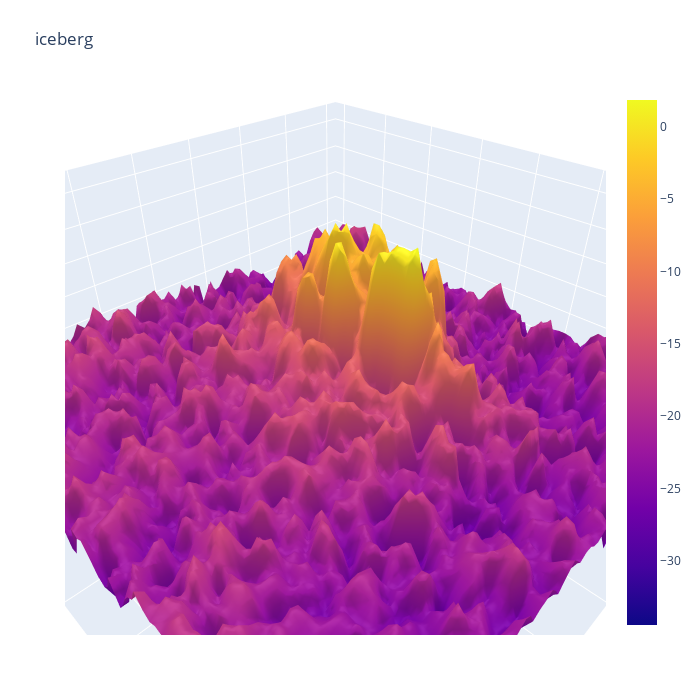

Here is the notebook cell this chart was saved with:
### Code cell
import plotly.offline as py
import plotly.graph_objs as go
py.init_notebook_mode(connected=True)
def plotmy3d(c, name):
    data = [
        go.Surface(
            z=c
        )
    ]
    layout = go.Layout(
        title=name, 
        autosize=False,
        width=700, 
        height=700,
        margin=dict(
            l=65,
            r=50, 
            b=65,
            t=90
        )
    )
    fig = go.Figure(data=data, layout=layout)
    py.iplot(fig)
plotmy3d(X_band_1[12,:,:],'iceberg')

### Figure 1 — Plotly figure (JSON) as saved in the notebook; plotly's stock layout.template omitted (floating-point values rounded to 4 significant figures; data arrays with more than 128 entries replaced by an {"elided": "..."} marker saying what was removed)
{"data": [{"type": "surface", "z": {"elided": "75x75 float values"}}], "layout": {"autosize": false, "height": 700, "margin": {"b": 65, "l": 65, "r": 50, "t": 90}, "scene": {"aspectmode": "auto", "aspectratio": {"x": 1.268, "y": 1.268, "z": 0.6219}, "camera": {"center": {"x": 0, "y": 0, "z": 0}, "eye": {"x": 0.8063, "y": 0.8063, "z": 0.8063}, "projection": {"type": "perspective"}, "up": {"x": 0, "y": 0, "z": 1}}}, "title": {"text": "iceberg"}, "width": 700}}
